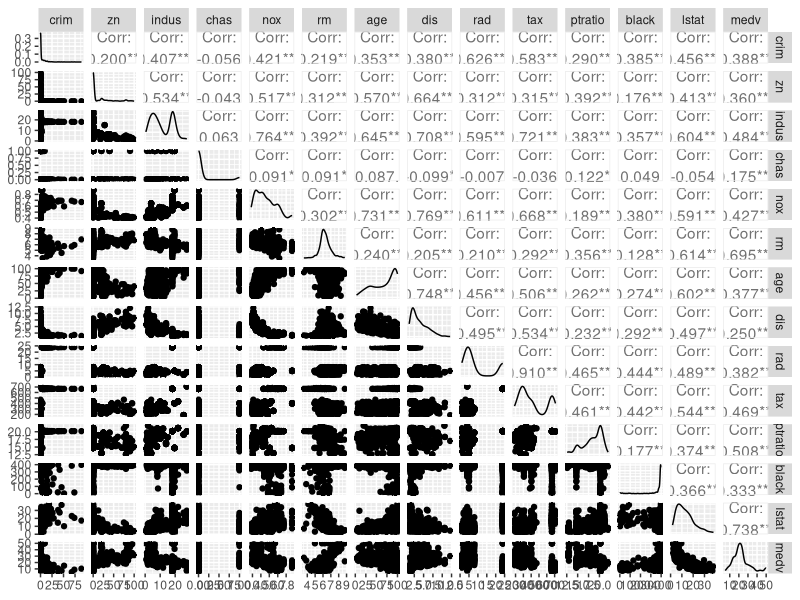
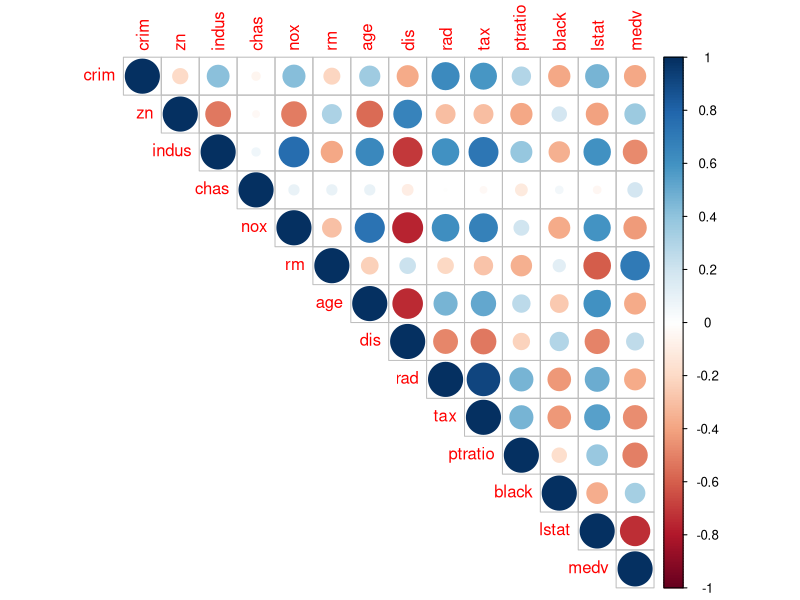
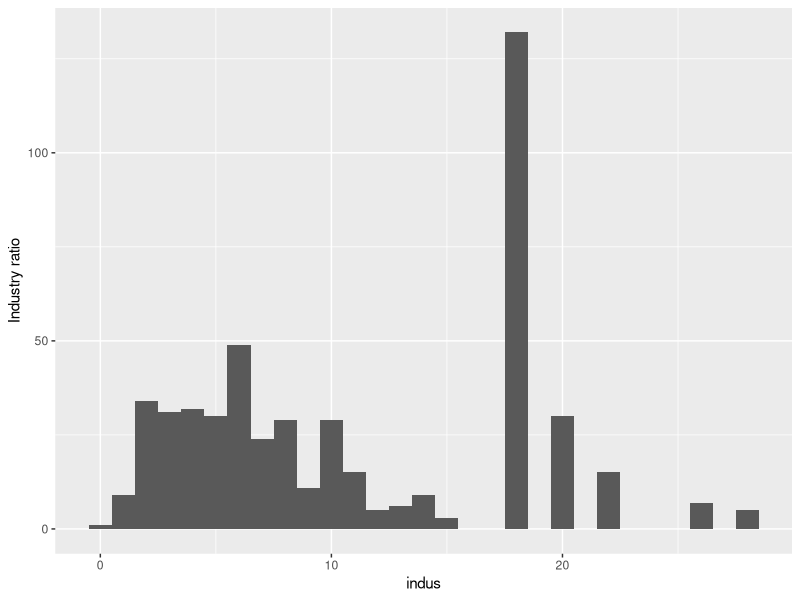
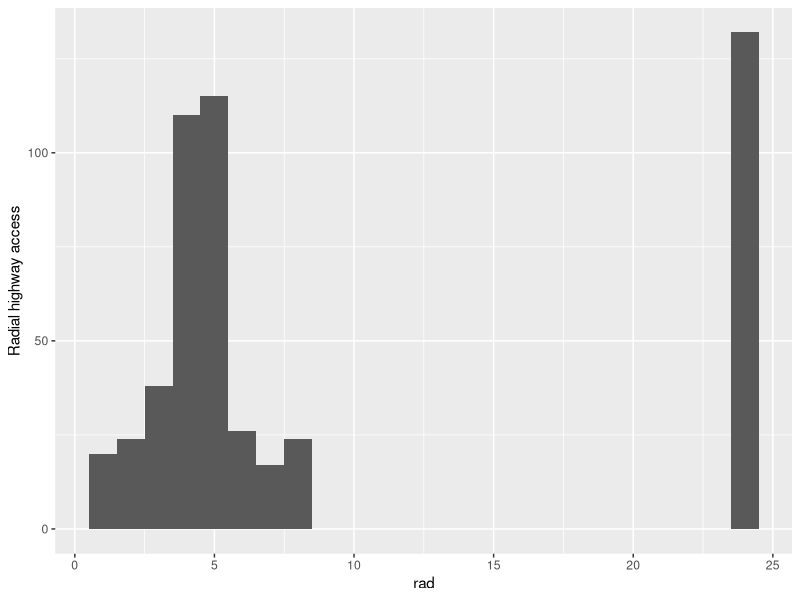
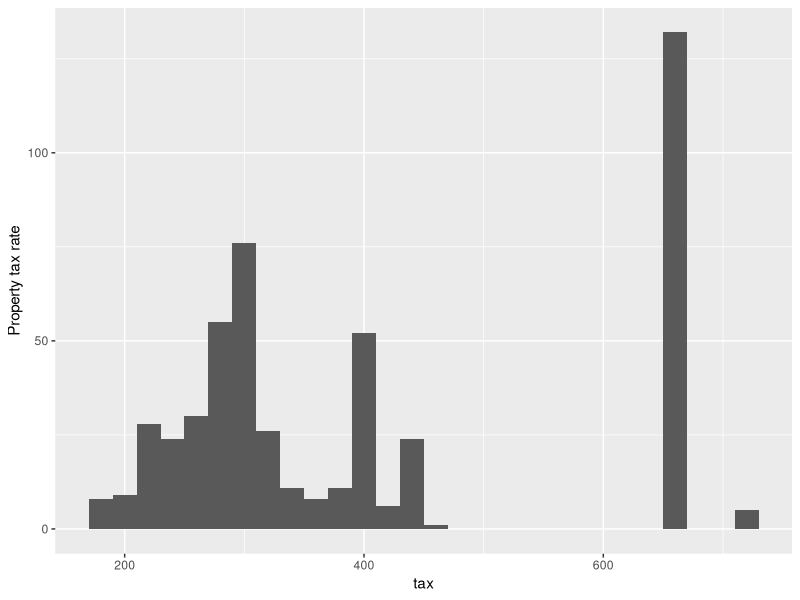
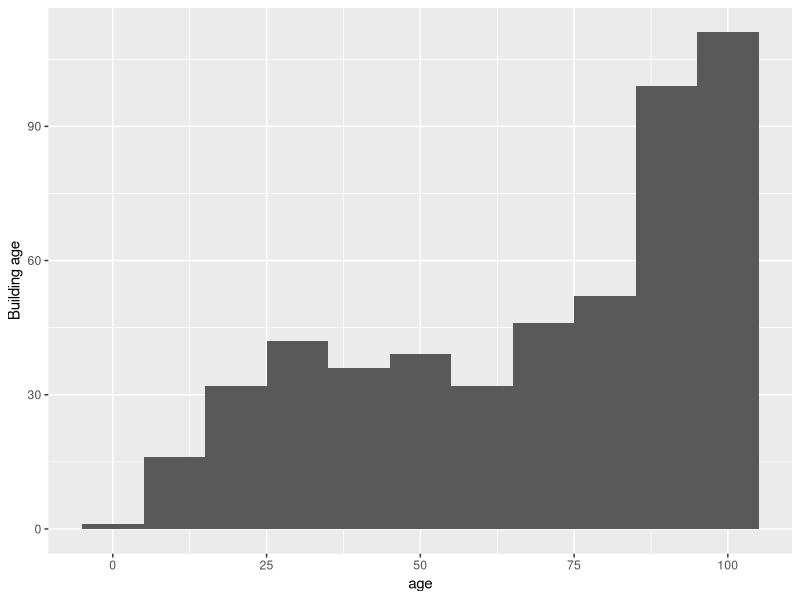

Recreate these plots in R, in order.
## ---- chunk 1
library(MASS)
data("Boston")
str(Boston)
dim(Boston)
summary(Boston)
## ---- chunk 2
library(tidyr)
library(corrplot)
library(ggplot2)
library(GGally)

cor_matrix <- cor(Boston) %>% round(2) 
cor_matrix 

ggpairs(Boston)

corrplot(cor_matrix, method="circle", type="upper")


Boston %>% ggplot(aes(indus)) +
  geom_histogram(binwidth = 1) + 
  ylab("Industry ratio")

Boston %>% ggplot(aes(rad)) +
  geom_histogram(binwidth = 1) + 
  ylab("Radial highway access")

Boston %>% ggplot(aes(tax)) +
  geom_histogram(binwidth = 20) +
  ylab("Property tax rate")

Boston %>% ggplot(aes(age)) +
  geom_histogram(binwidth = 10) +
  ylab("Building age")



